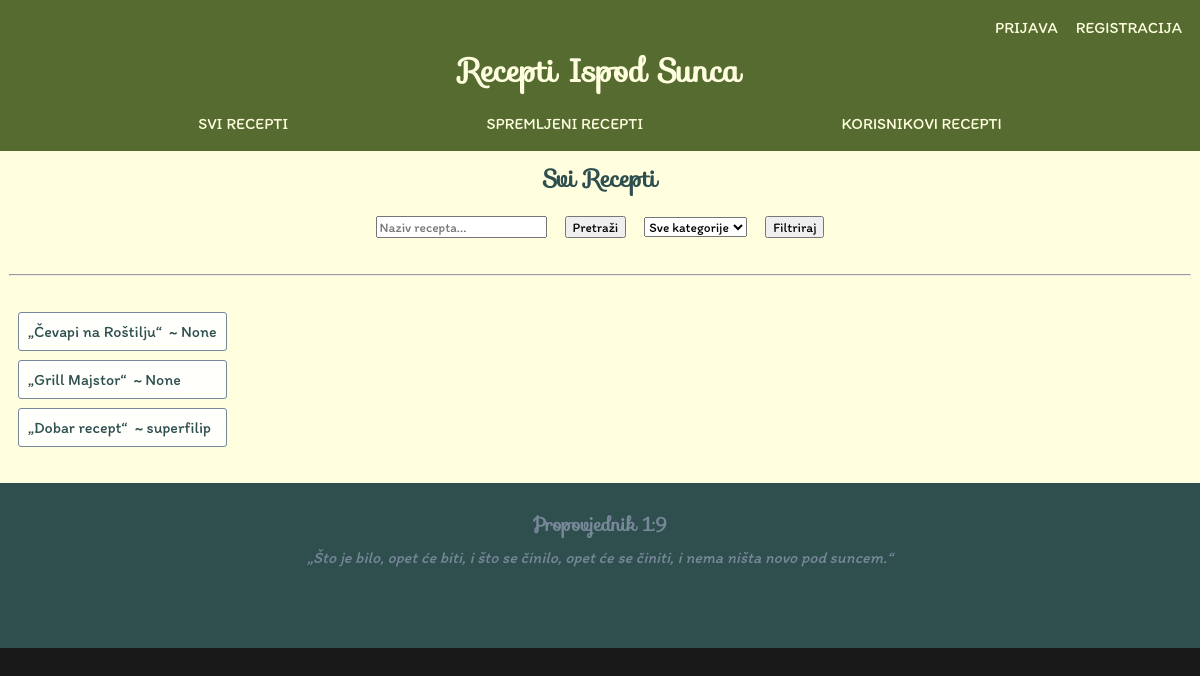
Before: /main/all_recipes with the older database file.
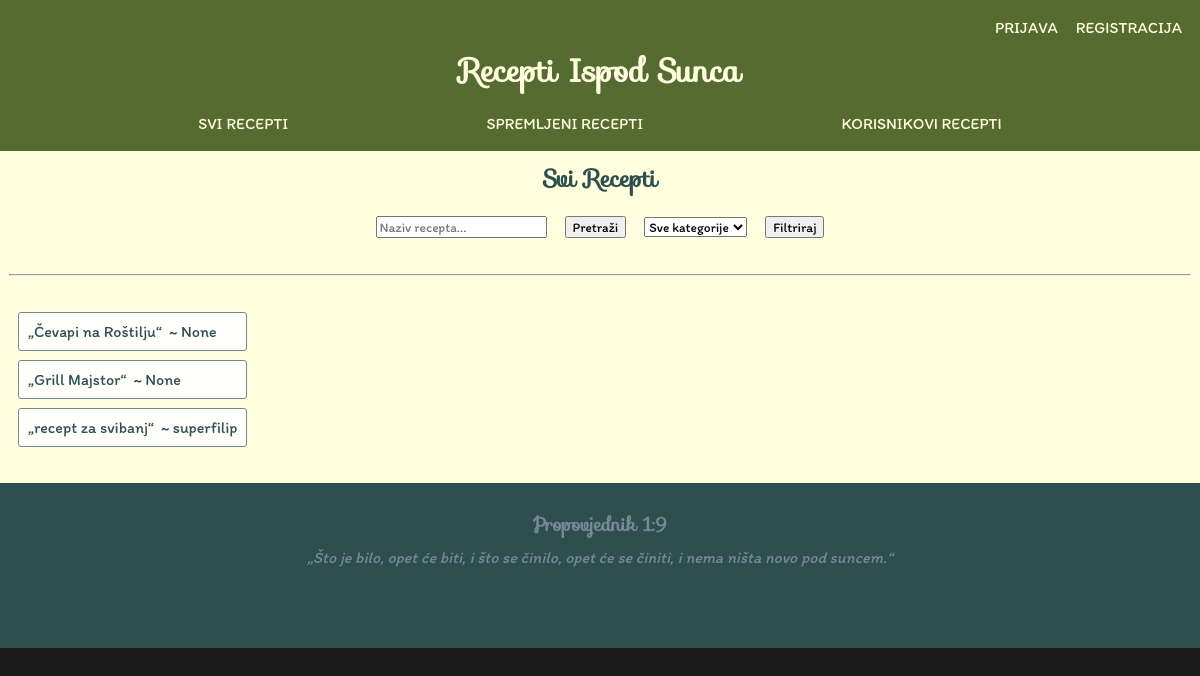
After: the same page with the newer database file.
### main/models.py (models this page shows, shortened)
class Recipe(models.Model):
    name = models.CharField(max_length=64, unique=True)
    author = models.ForeignKey(User, on_delete=models.SET_NULL, null=True, blank=True)
    CATEGORIES = (
        ('food', 'Hrana'),
        ('drink', 'Piće'),
        ('medicine', 'Lijek'),
    )
    category = models.CharField(max_length=8, choices=CATEGORIES, default='food')
    equipment = models.TextField(default="")
    ingredients = models.TextField(default="")
    time_needed = models.IntegerField(default=1, validators=[MinValueValidator(1)])
    TIME_UNITS = (
        ('min', 'min'),
        ('ura', 'h'),
        ('dan', 'dan'),
    )
    time_measurement_unit = models.CharField(max_length=8, choices=TIME_UNITS, default='min')
    preperation = models.TextField(default="")

### main/views.py (the view)
# urls.py: path('all_recipes', views.all_recipes, name='all_recipes'),
def all_recipes(request):
    all_recipes = Recipe.objects.all()
    search_query = request.GET.get('search_query', '')
    category = request.GET.get('category', '')  # Get the category parameter from the URL query string
    filtered_recipes = all_recipes
    if search_query:
        filtered_recipes = filtered_recipes.filter(name__icontains=search_query)
    if category:  # If category parameter is provided, filter by category
        filtered_recipes = filtered_recipes.filter(category=category)
    context = {
        'filtered_recipes': filtered_recipes
    }
    return render(request, 'main/all_recipes.html', context)

### templates/main/all_recipes.html (shortened to what this page needs)
{% extends "base_generic.html" %}
{% block content %}
    <h2>Svi Recepti</h2>
    <form method="GET" class="form-group">
        <input type="text" name="search_query" placeholder="Naziv recepta...">
        <button type="submit">Pretraži</button>
        <select name="category">
            <option value="">Sve kategorije</option>
        </select>
        <button type="submit">Filtriraj</button>
    </form>
    <hr>
    <div class="recipe-list">
        <ul>
            {% for recipe in filtered_recipes %}
                <li><a href="{% url 'main:recipe' recipe_id=recipe.id %}" class="non-btn">„{{ recipe.name }}“</a>&nbsp; ~ {{ recipe.author }}</li>
            {% endfor %}
        </ul>
    </div>
{% endblock %}

Changed rows visible on the page:
removed Recipe: name "Dobar recept", author "superfilip"
added Recipe: name "recept za svibanj", author "superfilip"
